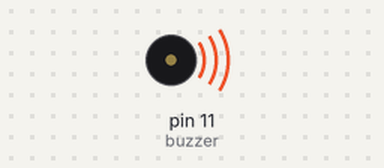
A sketch run on a simulated Arduino Uno, built with avr-gcc and run on an emulated ATmega328P. Shown: buzzer (waves = sounding).

Above: at 0.6 s.
Timing chart, 0 to 7.8 s (numbered marks = the images above):
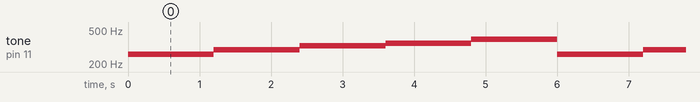

The sketch:

buzzer_5v_2.ino
```cpp
// Pino ligado ao buzzer
int buzzer = 11;

void setup()
{
    // Define o pino do Buzzer como Saida
    pinMode(buzzer,OUTPUT);
}

void loop()
{
    // Aciona o buzzer na frequencia relativa ao Dó em Hz
    tone(buzzer,261);
    // Espera um tempo para Desativar
    delay(1200);
    //Desativa o buzzer
    noTone(buzzer);
    // Aciona o buzzer na frequencia relativa ao Ré em Hz
    tone(buzzer,293);
    delay(1200);
    noTone(buzzer);
    // Aciona o buzzer na frequencia relativa ao Mi em Hz
    tone(buzzer,329);
    delay(1200);
    noTone(buzzer);
    // Aciona o buzzer na frequencia relativa ao Fá em Hz
    tone(buzzer,349);
    delay(1200);
    noTone(buzzer);
    // Aciona o buzzer na frequencia relativa ao Sol em Hz
    tone(buzzer,392);
    delay(1200);
    noTone(buzzer);
}
```

Measured:
- by itself, tone on pin 11 (buzzer): repeats every 6.0 s: 293 Hz 1.2 s, 329 Hz 1.2 s, 349 Hz 1.2 s, 392 Hz 1.2 s, 261 Hz 1.2 s
